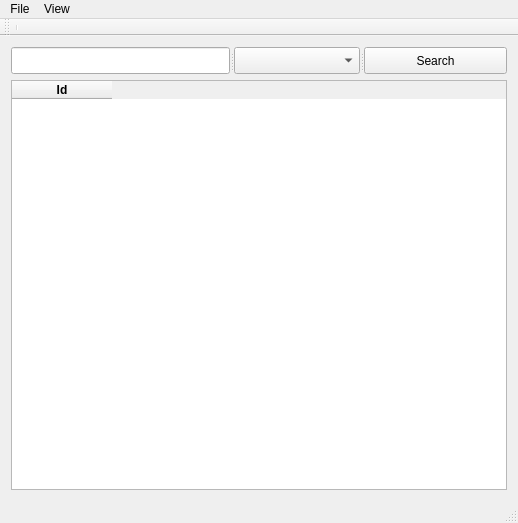
<?xml version="1.0" encoding="UTF-8"?>
<ui version="4.0">
 <class>DBCViewer</class>
 <widget class="QMainWindow" name="DBCViewer">
  <property name="geometry">
   <rect>
    <x>0</x>
    <y>0</y>
    <width>514</width>
    <height>523</height>
   </rect>
  </property>
  <property name="maximumSize">
   <size>
    <width>100000</width>
    <height>10000</height>
   </size>
  </property>
  <property name="windowTitle">
   <string>DBCViewer</string>
  </property>
  <widget class="QWidget" name="centralWidget">
   <layout class="QGridLayout" name="gridLayout">
    <item row="2" column="0">
     <widget class="QTableWidget" name="tableWidget">
      <property name="sizePolicy">
       <sizepolicy hsizetype="Expanding" vsizetype="Expanding">
        <horstretch>0</horstretch>
        <verstretch>0</verstretch>
       </sizepolicy>
      </property>
      <property name="minimumSize">
       <size>
        <width>1</width>
        <height>1</height>
       </size>
      </property>
      <property name="sizeIncrement">
       <size>
        <width>1</width>
        <height>1</height>
       </size>
      </property>
      <property name="baseSize">
       <size>
        <width>1</width>
        <height>1</height>
       </size>
      </property>
      <property name="editTriggers">
       <set>QAbstractItemView::NoEditTriggers</set>
      </property>
      <property name="showDropIndicator" stdset="0">
       <bool>false</bool>
      </property>
      <property name="dragDropOverwriteMode">
       <bool>false</bool>
      </property>
      <property name="rowCount">
       <number>0</number>
      </property>
      <property name="columnCount">
       <number>1</number>
      </property>
      <attribute name="horizontalHeaderShowSortIndicator" stdset="0">
       <bool>false</bool>
      </attribute>
      <attribute name="verticalHeaderVisible">
       <bool>false</bool>
      </attribute>
      <attribute name="verticalHeaderHighlightSections">
       <bool>true</bool>
      </attribute>
      <column>
       <property name="text">
        <string>Id</string>
       </property>
       <property name="font">
        <font>
         <weight>75</weight>
         <bold>true</bold>
        </font>
       </property>
       <property name="background">
        <color>
         <red>11</red>
         <green>24</green>
         <blue>211</blue>
        </color>
       </property>
      </column>
     </widget>
    </item>
    <item row="0" column="0">
     <widget class="QSplitter" name="splitter">
      <property name="sizePolicy">
       <sizepolicy hsizetype="Ignored" vsizetype="Fixed">
        <horstretch>0</horstretch>
        <verstretch>0</verstretch>
       </sizepolicy>
      </property>
      <property name="minimumSize">
       <size>
        <width>496</width>
        <height>27</height>
       </size>
      </property>
      <property name="sizeIncrement">
       <size>
        <width>0</width>
        <height>0</height>
       </size>
      </property>
      <property name="baseSize">
       <size>
        <width>1</width>
        <height>1</height>
       </size>
      </property>
      <property name="orientation">
       <enum>Qt::Horizontal</enum>
      </property>
      <widget class="QLineEdit" name="searchContent">
       <property name="sizePolicy">
        <sizepolicy hsizetype="Ignored" vsizetype="Ignored">
         <horstretch>0</horstretch>
         <verstretch>0</verstretch>
        </sizepolicy>
       </property>
       <property name="minimumSize">
        <size>
         <width>1</width>
         <height>1</height>
        </size>
       </property>
       <property name="maximumSize">
        <size>
         <width>400</width>
         <height>27</height>
        </size>
       </property>
       <property name="sizeIncrement">
        <size>
         <width>0</width>
         <height>0</height>
        </size>
       </property>
       <property name="baseSize">
        <size>
         <width>1</width>
         <height>1</height>
        </size>
       </property>
      </widget>
      <widget class="QComboBox" name="searchColumn">
       <property name="maximumSize">
        <size>
         <width>126</width>
         <height>27</height>
        </size>
       </property>
      </widget>
      <widget class="QPushButton" name="searchButton">
       <property name="maximumSize">
        <size>
         <width>143</width>
         <height>27</height>
        </size>
       </property>
       <property name="text">
        <string>Search</string>
       </property>
      </widget>
     </widget>
    </item>
   </layout>
  </widget>
  <widget class="QMenuBar" name="menuBar">
   <property name="geometry">
    <rect>
     <x>0</x>
     <y>0</y>
     <width>514</width>
     <height>25</height>
    </rect>
   </property>
   <property name="sizePolicy">
    <sizepolicy hsizetype="Expanding" vsizetype="Expanding">
     <horstretch>0</horstretch>
     <verstretch>0</verstretch>
    </sizepolicy>
   </property>
   <property name="sizeIncrement">
    <size>
     <width>2</width>
     <height>2</height>
    </size>
   </property>
   <widget class="QMenu" name="menuFile">
    <property name="title">
     <string>File</string>
    </property>
    <addaction name="actionOpen"/>
    <addaction name="separator"/>
    <addaction name="actionReload"/>
    <addaction name="separator"/>
    <addaction name="actionQuit"/>
   </widget>
   <widget class="QMenu" name="menuView">
    <property name="title">
     <string>View</string>
    </property>
    <widget class="QMenu" name="menuGet_Format_String">
     <property name="title">
      <string>Get Format String</string>
     </property>
     <addaction name="actionGet"/>
     <addaction name="actionSet"/>
    </widget>
    <addaction name="menuGet_Format_String"/>
   </widget>
   <addaction name="menuFile"/>
   <addaction name="menuView"/>
  </widget>
  <widget class="QToolBar" name="mainToolBar">
   <attribute name="toolBarArea">
    <enum>TopToolBarArea</enum>
   </attribute>
   <attribute name="toolBarBreak">
    <bool>false</bool>
   </attribute>
   <addaction name="separator"/>
  </widget>
  <widget class="QStatusBar" name="statusBar">
   <property name="enabled">
    <bool>true</bool>
   </property>
  </widget>
  <action name="actionOpen">
   <property name="text">
    <string>Open</string>
   </property>
  </action>
  <action name="actionQuit">
   <property name="text">
    <string>Quit</string>
   </property>
  </action>
  <action name="actionGet">
   <property name="text">
    <string>Get</string>
   </property>
  </action>
  <action name="actionSet">
   <property name="text">
    <string>Set</string>
   </property>
  </action>
  <action name="actionReload">
   <property name="text">
    <string>Reload</string>
   </property>
  </action>
 </widget>
 <layoutdefault spacing="6" margin="11"/>
 <resources/>
 <connections/>
</ui>
